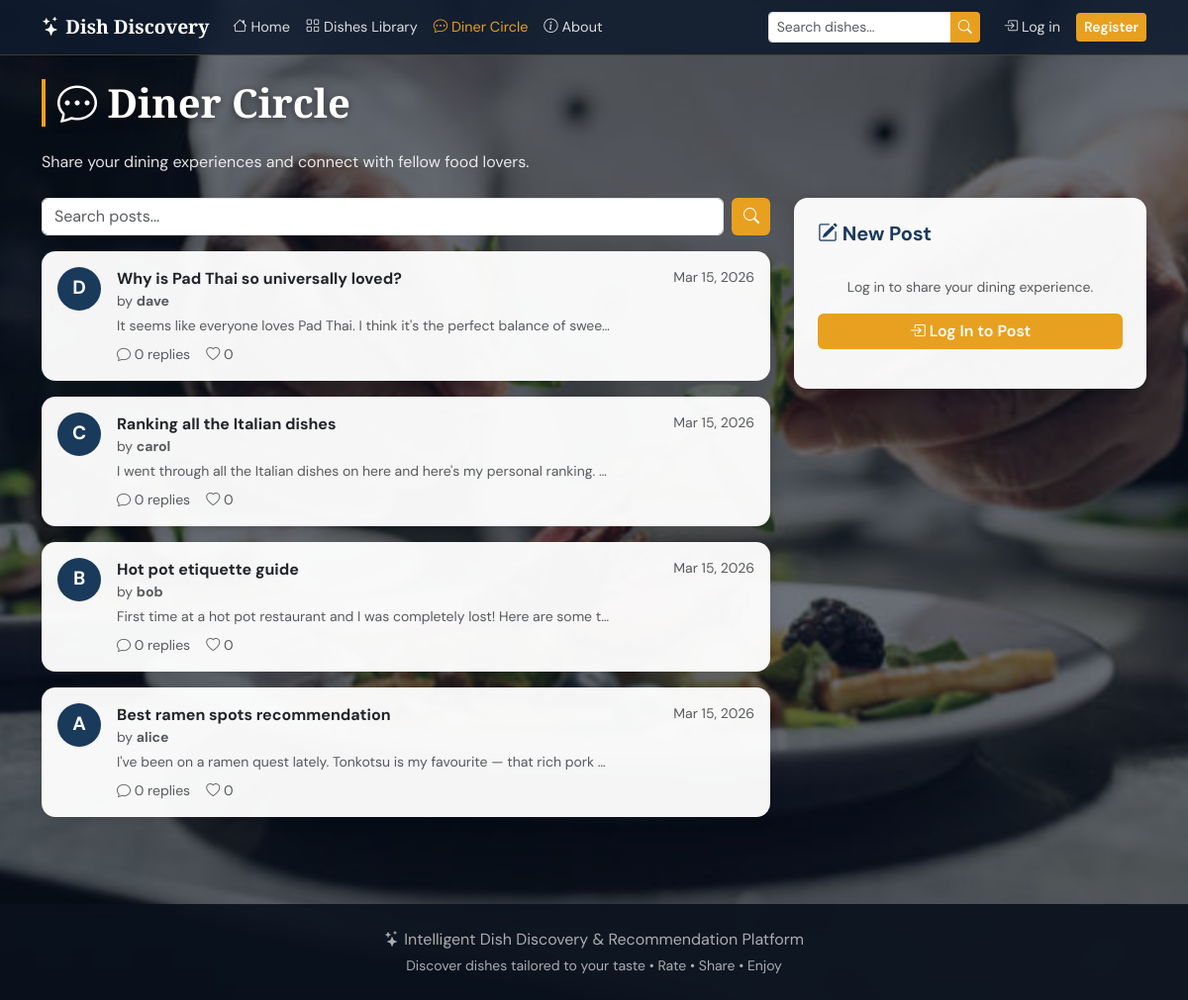
Before: /forum/ with the older database file.
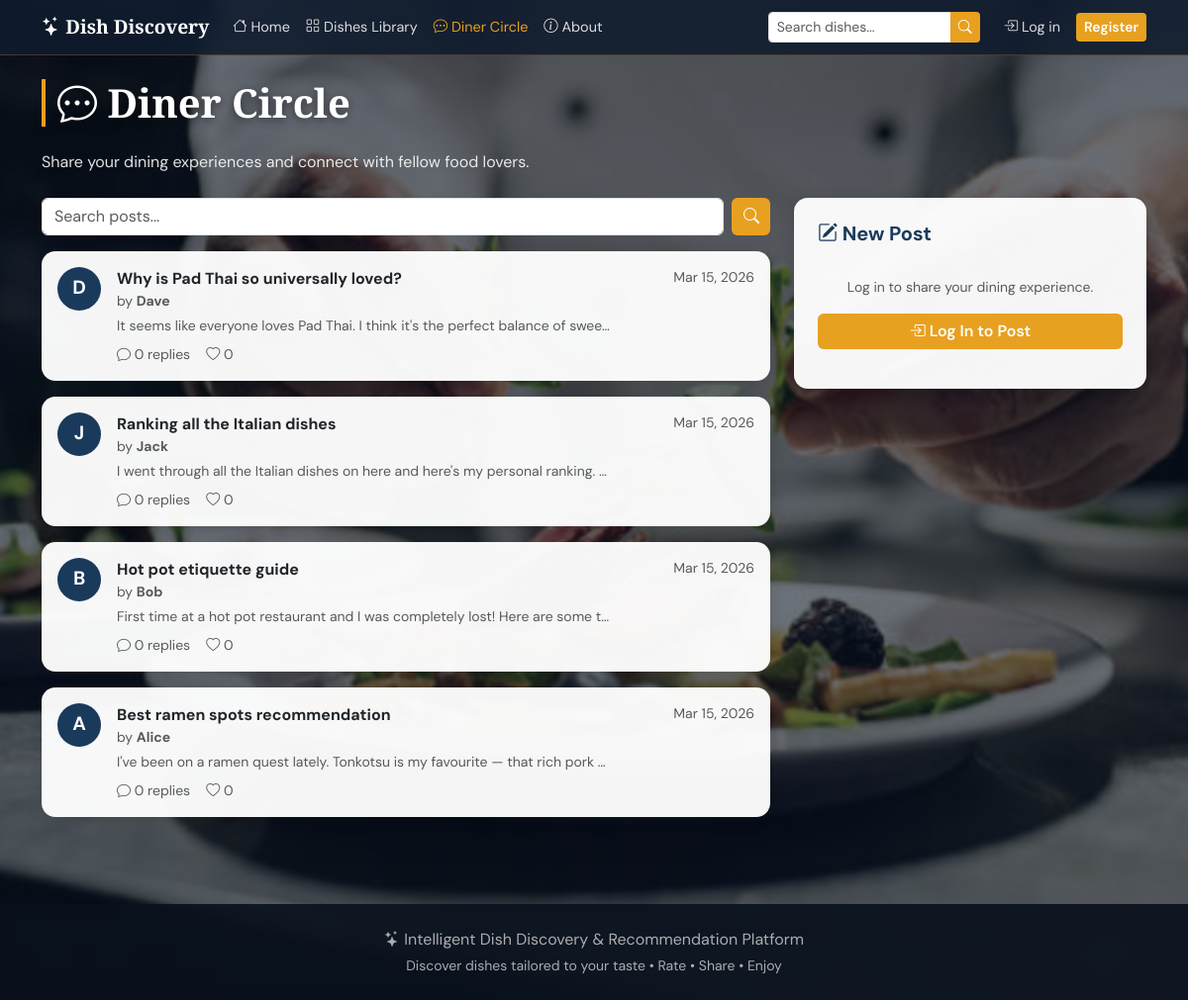
After: the same page with the newer database file.
### core/models.py (models this page shows, shortened)
class ForumPost(models.Model):
    user = models.ForeignKey(User, on_delete=models.CASCADE, related_name='posts')
    item = models.ForeignKey(Item, on_delete=models.SET_NULL, null=True, blank=True, related_name='posts')
    title = models.CharField(max_length=200)
    content = models.TextField()
    likes_count = models.IntegerField(default=0)
    created_at = models.DateTimeField(auto_now_add=True)
    class Meta:
        ordering = ['-created_at']

class User(AbstractUser):
    ROLE_CHOICES = [('user', 'User'), ('admin', 'Admin')]
    avatar = models.ImageField(upload_to='avatars/', blank=True, null=True)
    role = models.CharField(max_length=10, choices=ROLE_CHOICES, default='user')

### core/views.py (the view)
# urls.py: path('forum/', views.forum_view, name='forum'),
def forum_view(request):
    posts = ForumPost.objects.select_related('user', 'item').annotate(
        reply_count=Count('replies')
    ).order_by('-created_at')
    query = request.GET.get('q', '').strip()
    if query:
        posts = posts.filter(Q(title__icontains=query) | Q(content__icontains=query))
    form = ForumPostForm()
    context = {'posts': posts, 'form': form, 'query': query}
    return render(request, 'core/forum.html', context)

### core/forms.py
class ForumPostForm(forms.ModelForm):
    class Meta:
        model = ForumPost
        fields = ('title', 'content')
        widgets = {
            'title': forms.TextInput(attrs={'class': 'form-control', 'placeholder': 'Post title'}),
            'content': forms.Textarea(attrs={'class': 'form-control', 'rows': 5, 'placeholder': 'Share your dining experience...'}),
        }

### core/templates/core/forum.html (shortened to what this page needs)
{% extends 'core/base.html' %}
{% load static %}
{% block page_bg_style %}style="background-image: url('{% static 'photo4.jpg' %}')"{% endblock %}
{% block content %}
<div class="container py-4">
    <h1 class="section-title"><i class="bi bi-chat-dots"></i> Diner Circle</h1>
    <p class="mb-4" style="color:rgba(255,255,255,0.88);">Share your dining experiences and connect with fellow food lovers.</p>
    <div class="row g-4">
        <div class="col-lg-8">
            <form method="get" class="mb-3 d-flex gap-2" role="search">
                <input type="text" name="q" class="form-control" value="{{ query }}"
                       placeholder="Search posts..." aria-label="Search forum posts">
                <button type="submit" class="btn btn-accent"><i class="bi bi-search"></i></button>
            </form>
            {% for post in posts %}
            <div class="card mb-3 p-3">
                <div class="d-flex gap-3">
                    <div style="width:44px;height:44px;border-radius:50%;background:var(--primary);color:#fff;font-size:1.2rem;font-weight:bold;display:flex;align-items:center;justify-content:center;flex-shrink:0;" aria-hidden="true">
                        {{ post.user.username|first|upper }}
                    </div>
                    <div class="flex-grow-1 min-w-0">
                        <div class="d-flex justify-content-between align-items-start flex-wrap gap-1">
                            <a href="{% url 'post_detail' post.pk %}"
                               class="fw-bold text-decoration-none text-dark fs-6">
                                {{ post.title }}
                            </a>
                            <small class="text-muted text-nowrap">{{ post.created_at|date:"M d, Y" }}</small>
                        </div>
                        <div class="text-muted small mb-1">
                            by <strong>{{ post.user.username }}</strong>
                        </div>
                        <p class="text-muted small mb-2 text-truncate" style="max-width:500px;">
                            {{ post.content|truncatechars:120 }}
                        </p>
                        <div class="d-flex gap-3 text-muted small">
                            <span><i class="bi bi-chat"></i> {{ post.reply_count }} repl{{ post.reply_count|pluralize:"y,ies" }}</span>
                            <span><i class="bi bi-heart"></i> {{ post.likes_count }}</span>
                        </div>
                    </div>
                </div>
            </div>
            {% empty %}
            <div class="text-center py-5">
                <div style="font-size:3rem;">💬</div>
                <h5 class="mt-3" style="color:#fff;">No posts yet. Be the first to share!</h5>
            </div>
            {% endfor %}
        </div>
        <div class="col-lg-4">
            <div class="card p-4 sticky-top" style="top:80px;">
                <h5 class="fw-bold mb-3" style="color:var(--primary);">
                    <i class="bi bi-pencil-square"></i> New Post
                </h5>
                {% if user.is_authenticated %}
                <form method="post" action="{% url 'create_post' %}" novalidate>
                    {% csrf_token %}
                    <div class="mb-3">
                        <label for="{{ form.title.id_for_label }}" class="form-label small fw-semibold">Title</label>
                        {{ form.title }}
                        {% if form.title.errors %}
                        <div class="text-danger small" role="alert">{{ form.title.errors.0 }}</div>
                        {% endif %}
                    </div>
                    <div class="mb-3">
                        <label for="{{ form.content.id_for_label }}" class="form-label small fw-semibold">Content</label>
                        {{ form.content }}
                        {% if form.content.errors %}
                        <div class="text-danger small" role="alert">{{ form.content.errors.0 }}</div>
                        {% endif %}
                    </div>
                    <button type="submit" class="btn btn-accent w-100">
                        <i class="bi bi-send"></i> Post
                    </button>
                </form>
                {% else %}
                <div class="text-center py-3">
                    <p class="text-muted small">Log in to share your dining experience.</p>
                    <a href="{% url 'login' %}?next={% url 'forum' %}" class="btn btn-accent w-100">
                        <i class="bi bi-box-arrow-in-right"></i> Log In to Post
                    </a>
                </div>
                {% endif %}
            </div>
        </div>
    </div>
</div>
{% endblock %}

### core/templates/core/base.html (shortened to what this page needs)
<!DOCTYPE html>
<html lang="en">
<head>
    {% load static %}
    <link href="https://cdn.jsdelivr.net/npm/bootstrap@5.3.0/dist/css/bootstrap.min.css" rel="stylesheet">
    <link href="https://cdn.jsdelivr.net/npm/bootstrap-icons@1.11.0/font/bootstrap-icons.css" rel="stylesheet">
</head>
<body>
<div class="page-bg {% block page_bg_class %}{% endblock %}"
     {% block page_bg_style %}{% endblock %}>
<nav class="navbar navbar-expand-lg navbar-dark" aria-label="Main navigation">
    <div class="container">
        <a class="navbar-brand" href="{% url 'home' %}">
            <i class="bi bi-stars"></i> Dish Discovery
        </a>
        <div class="collapse navbar-collapse" id="navbarNav">
            <ul class="navbar-nav me-auto">
                <li class="nav-item">
                    <a class="nav-link {% if request.resolver_match.url_name == 'home' %}active{% endif %}"
                       href="{% url 'home' %}"><i class="bi bi-house"></i> Home</a>
                </li>
                <li class="nav-item">
                    <a class="nav-link {% if request.resolver_match.url_name == 'dishes' %}active{% endif %}"
                       href="{% url 'dishes' %}"><i class="bi bi-grid"></i> Dishes Library</a>
                </li>
                <li class="nav-item">
                    <a class="nav-link {% if 'forum' in request.resolver_match.url_name %}active{% endif %}"
                       href="{% url 'forum' %}"><i class="bi bi-chat-dots"></i> Diner Circle</a>
                </li>
                <li class="nav-item">
                    <a class="nav-link {% if request.resolver_match.url_name == 'about' %}active{% endif %}"
                       href="{% url 'about' %}"><i class="bi bi-info-circle"></i> About</a>
                </li>
            </ul>
            <div class="search-box me-3" role="search">
                <div class="input-group input-group-sm">
                    <input type="text" id="navSearch" class="form-control" placeholder="Search dishes..."
                           aria-label="Search dishes" autocomplete="off">
                    <button class="btn btn-accent" id="navSearchBtn" aria-label="Submit search">
                        <i class="bi bi-search"></i>
                    </button>
                </div>
            </div>
            <ul class="navbar-nav">
                {% if user.is_authenticated %}
                <li class="nav-item">
                    <a class="nav-link" href="{% url 'profile' %}">
                        <i class="bi bi-person-circle"></i> {{ user.username }}
                    </a>
                </li>
                <li class="nav-item">
                    <form method="post" action="{% url 'logout' %}" style="display:inline;">
                        {% csrf_token %}
                        <button type="submit" class="nav-link btn btn-link"
                                style="color:rgba(255,255,255,0.85)!important;">
                            <i class="bi bi-box-arrow-right"></i> Logout
                        </button>
                    </form>
                </li>
                {% else %}
                <li class="nav-item">
                    <a class="nav-link" href="{% url 'login' %}"><i class="bi bi-box-arrow-in-right"></i> Log in</a>
                </li>
                <li class="nav-item">
                    <a class="btn btn-accent btn-sm ms-2 mt-1" href="{% url 'register' %}">Register</a>
                </li>
                {% endif %}
            </ul>
        </div>
    </div>
</nav>
<main id="main-content">
    {% block content %}{% endblock %}
</main>
<footer class="py-4 mt-5">
    <div class="container text-center">
        <p class="mb-1"><i class="bi bi-stars"></i> Intelligent Dish Discovery & Recommendation Platform</p>
        <p class="small mb-0">Discover dishes tailored to your taste &bull; Rate &bull; Share &bull; Enjoy</p>
    </div>
</footer>
</div>
</body>
</html>

### core/templates/core/base.html (style rules this page uses)
:root { --primary: #1a3a5c; --accent: #e8a020; --light-bg: #f0f8ff; --overlay: rgba(10, 20, 35, 0.60); }
body { font-family: 'DM Sans', sans-serif; background: #1a2535; }
.page-bg { min-height: 100vh; background-size: cover; background-position: center; background-attachment: fixed; position: relative; display: flex; flex-direction: column; }
.page-bg main { flex: 1; }
.page-bg::before { content: ''; position: fixed; inset: 0; background: var(--overlay); z-index: 0; pointer-events: none; }
.page-bg > nav, .page-bg > div, .page-bg > main, .page-bg > footer { position: relative; z-index: 1; }
.navbar { background: rgba(15, 28, 46, 0.88) !important; backdrop-filter: blur(10px); border-bottom: 1px solid rgba(232, 160, 32, 0.25); }
.navbar-brand { font-family: 'Playfair Display', serif; font-weight: 700; font-size: 1.2rem; color: #fff !important; }
.nav-link { color: rgba(255,255,255,0.85) !important; font-size: 0.9rem; }
.nav-link:hover, .nav-link.active { color: var(--accent) !important; }
.btn-accent { background: var(--accent); color: #fff; border: none; font-weight: 600; }
.card { border: none; box-shadow: 0 2px 16px rgba(0,0,0,0.12); border-radius: 14px; background: rgba(255,255,255,0.96); }
.section-title { font-family: 'Playfair Display', serif; color: #fff; font-weight: 700; border-left: 4px solid var(--accent); padding-left: 12px; margin-bottom: 1.5rem; text-shadow: 0 2px 8px rgba(0,0,0,0.5); }
footer { background: rgba(10, 18, 30, 0.92); color: rgba(255,255,255,0.65); backdrop-filter: blur(8px); }
.search-box { max-width: 400px; position: relative; }
.btn, .nav-link, .star { min-height: 24px; min-width: 24px; }

Changed rows visible on the page:
changed through a linked row, ForumPost "Why is Pad Thai so universally loved?": user.username "dave" → "Dave"
changed through a linked row, ForumPost "Ranking all the Italian dishes": user.username|first "C" → "J"; user.username "carol" → "Jack"
changed through a linked row, ForumPost "Hot pot etiquette guide": user.username "bob" → "Bob"
changed through a linked row, ForumPost "Best ramen spots recommendation": user.username "alice" → "Alice"
